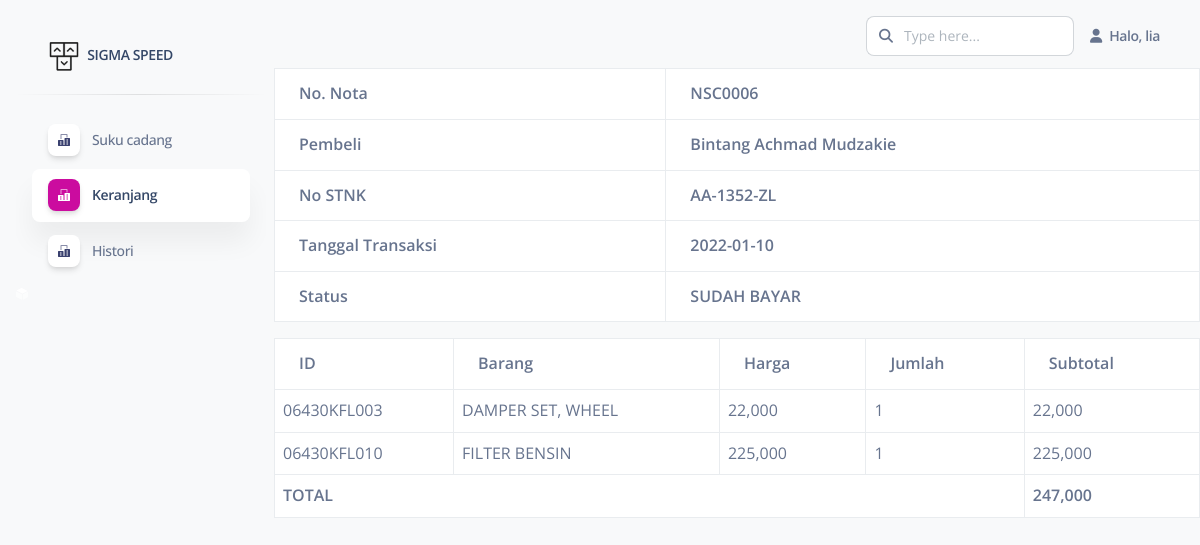
The app's page /pages-user/nota.php?id=PK005 (signed in) with its own data.
### tables this page shows
CREATE TABLE `detail_nota_suku_cadang` (
  `No_Nota_Suku_Cadang` varchar(7) NOT NULL,
  `ID_Suku_Cadang` varchar(20) NOT NULL,
  `Banyak` int(11) NOT NULL
);

CREATE TABLE `suku_cadang` (
  `ID_Suku_Cadang` varchar(20) NOT NULL,
  `Nama_Suku_cadang` varchar(30) NOT NULL,
  `Harga_Satuan` int(11) NOT NULL,
  `stok` int(11) NOT NULL,
  `gambar` text DEFAULT NULL
);

### pages-user/nota.php (the view, shortened to what this page needs)
<?php
include_once('../config/database.php');
?>
<!DOCTYPE html>
<html lang="en">
<head>
  <link href="../assets/css/nucleo-icons.css" rel="stylesheet" />
  <link href="../assets/css/nucleo-svg.css" rel="stylesheet" />
  <link href="../assets/css/nucleo-svg.css" rel="stylesheet" />
  <link id="pagestyle" href="../assets/css/soft-ui-dashboard.css?v=1.0.3" rel="stylesheet" />
</head>
<body class="g-sidenav-show  bg-gray-100">
<?php
if (isset($_SESSION['user_logged'])) {
?>
  <aside class="sidenav navbar navbar-vertical navbar-expand-xs border-0 border-radius-xl my-3 fixed-start ms-3 " id="sidenav-main">
    <div class="sidenav-header">
      <a class="navbar-brand m-0" href="https://demos.creative-tim.com/soft-ui-dashboard/pages/dashboard.php" target="_blank">
        <img src="../assets/img/logo-ct.png" class="navbar-brand-img h-100" alt="main_logo">
        <span class="ms-1 font-weight-bold">SIGMA SPEED</span>
      </a>
    </div>
    <hr class="horizontal dark mt-0">
    <div class="collapse navbar-collapse  w-auto  max-height-vh-100 h-100" id="sidenav-collapse-main">
      <ul class="navbar-nav">
        <li class="nav-item">
          <a class="nav-link" href="suku_cadang.php">
            <div class="icon icon-shape icon-sm shadow border-radius-md bg-white text-center me-2 d-flex align-items-center justify-content-center">
            </div>
            <span class="nav-link-text ms-1">Suku cadang</span>
          </a>
        </li>
        <li class="nav-item">
          <a class="nav-link active" href="keranjang.php">
            <div class="icon icon-shape icon-sm shadow border-radius-md bg-white text-center me-2 d-flex align-items-center justify-content-center">
            </div>
            <span class="nav-link-text ms-1">Keranjang</span>
          </a>
        </li>
        <li class="nav-item">
          <a class="nav-link" href="histori.php">
            <div class="icon icon-shape icon-sm shadow border-radius-md bg-white text-center me-2 d-flex align-items-center justify-content-center">
            </div>
            <span class="nav-link-text ms-1">Histori</span>
          </a>
        </li>
        <li class="nav-item">
            </div>
  </aside>
  <main class="main-content position-relative max-height-vh-100 h-100 mt-1 border-radius-lg ">
    <nav class="navbar navbar-main navbar-expand-lg px-0 mx-4 shadow-none border-radius-xl" id="navbarBlur" navbar-scroll="true">
      <div class="container-fluid py-1 px-3">
        <div class="collapse navbar-collapse mt-sm-0 mt-2 me-md-0 me-sm-4" id="navbar">
          <div class="ms-md-auto pe-md-3 d-flex align-items-center">
            <div class="input-group">
              <span class="input-group-text text-body"><i class="fas fa-search" aria-hidden="true"></i></span>
              <input type="text" class="form-control" placeholder="Type here...">
            </div>
          </div>
          <ul class="navbar-nav  justify-content-end">
            <li class="nav-item d-flex align-items-center">
              <a href="javascript:;" class="nav-link text-body font-weight-bold px-0">
                <i class="fa fa-user me-sm-1"></i>
                <span class="d-sm-inline d-none">
                <?php echo "Halo, ".$_SESSION['user_name'];?>
                </span>
              </a>
            </li>
    </nav>
    <?php
     $pembelian = mysqli_query($mysqli, "SELECT * FROM pembelian WHERE id_pkb ='".$_GET['id']."' " );
     $ambil_data = $pembelian->fetch_assoc();
     $cek = mysqli_query($mysqli, "SELECT * FROM pembayaran WHERE ID_PKB = '".$_GET['id']."'");
    ?>
        <table class="table table-bordered bg-white ">
        <thead>
        <tr>
            <th>No. Nota</th>
            <th><?=$ambil_data['no_nota_suku_cadang'] ?></th>
        </tr>
        <tr>
            <th>Pembeli</th>
            <th><?= $ambil_data['nama_pemilik'] ?></th>
        </tr>
        <tr>
            <th>No STNK</th>
            <th><?= $ambil_data['no_stnk'] ?></th>
        </tr>
        <tr>
            <th>Tanggal Transaksi</th>
            <th><?= $ambil_data['tgl_beli'] ?></th>
        </tr>
        <tr>
            <th>Status</th>
            <th>
            <?php
            if(mysqli_num_rows($cek) < 1){ echo 'BELUM BAYAR'; }else{ echo 'SUDAH BAYAR'; } ?>
            </th>
        </tr>
    </thead>
    </table>
    <table class="table table-bordered bg-white">
    <thead>
        <tr>
            <th>ID</th>
            <th>Barang</th>
            <th>Harga</th>
            <th>Jumlah</th>
            <th>Subtotal</th>
        </tr>
    </thead>
    <tbody>
        <?php
                 $nsc = mysqli_query($mysqli, "SELECT dn.No_Nota_Suku_Cadang, sc.ID_Suku_Cadang, sc.Nama_Suku_cadang,
                                               sc.Harga_Satuan, dn.Banyak FROM suku_cadang sc, detail_nota_suku_cadang dn
                                               WHERE sc.ID_suku_Cadang = dn.ID_Suku_Cadang AND
                                               dn.No_Nota_suku_Cadang = (SELECT No_Nota_Suku_Cadang
                                               FROM pkb WHERE ID_PKB = '".$_GET['id']."')");
                $detail        =  mysqli_fetch_assoc($nsc);
                $nota          =  $detail['No_Nota_Suku_Cadang'];
                $hasil         =  mysqli_query($mysqli, "SELECT total('$nota') AS 'Total'");
                $row_total     =  mysqli_fetch_assoc($hasil);
                $total         =  $row_total['Total'];
                 foreach ($nsc as $data):
                 $subtotal = $data['Harga_Satuan']*$data['Banyak'];
                echo '<tr>
                        <td>'.$data['ID_Suku_Cadang'].'</td>
                        <td>'.$data['Nama_Suku_cadang'].'</td>
                        <td>'.number_format($data['Harga_Satuan']).'</td>
                        <td>'. $data['Banyak'].'</td>
                        <td>'.number_format($subtotal).'</td>
                      </tr>';
            endforeach
        ?>
        <tr>
            <th colspan="4" class="text-right">TOTAL</th>
            <th><?= number_format($total) ?></th>
        </tr>
    </tbody>
</table>
</body>
</html>
<?php
} else {
    header('location: sign-in.php');
}
?>

### assets/css/nucleo-svg.css (style rules this page uses)
.icon { display: inline-block; color: #111111; height: 1em; width: 1em; }
.icon-sm { height: 0.8em; width: 0.8em; }
.icon { fill: currentColor; stroke: none; }

### records on screen
detail_nota_suku_cadang: ID_Suku_Cadang.ID_Suku_Cadang "06430KFL003", ID_Suku_Cadang.Nama_Suku_cadang "DAMPER SET, WHEEL", ID_Suku_Cadang.Harga_Satuan "22,000", Banyak "1", subtotal "22,000"
detail_nota_suku_cadang: ID_Suku_Cadang.ID_Suku_Cadang "06430KFL010", ID_Suku_Cadang.Nama_Suku_cadang "FILTER BENSIN", ID_Suku_Cadang.Harga_Satuan "225,000", Banyak "1", subtotal "225,000"

### other values on screen
$_SESSION['user_name'] "lia"
$ambil_data['no_nota_suku_cadang'] "NSC0006"
$ambil_data['nama_pemilik'] "Bintang Achmad Mudzakie"
$ambil_data['no_stnk'] "AA-1352-ZL"
$ambil_data['tgl_beli'] "2022-01-10"
$total "247,000"
